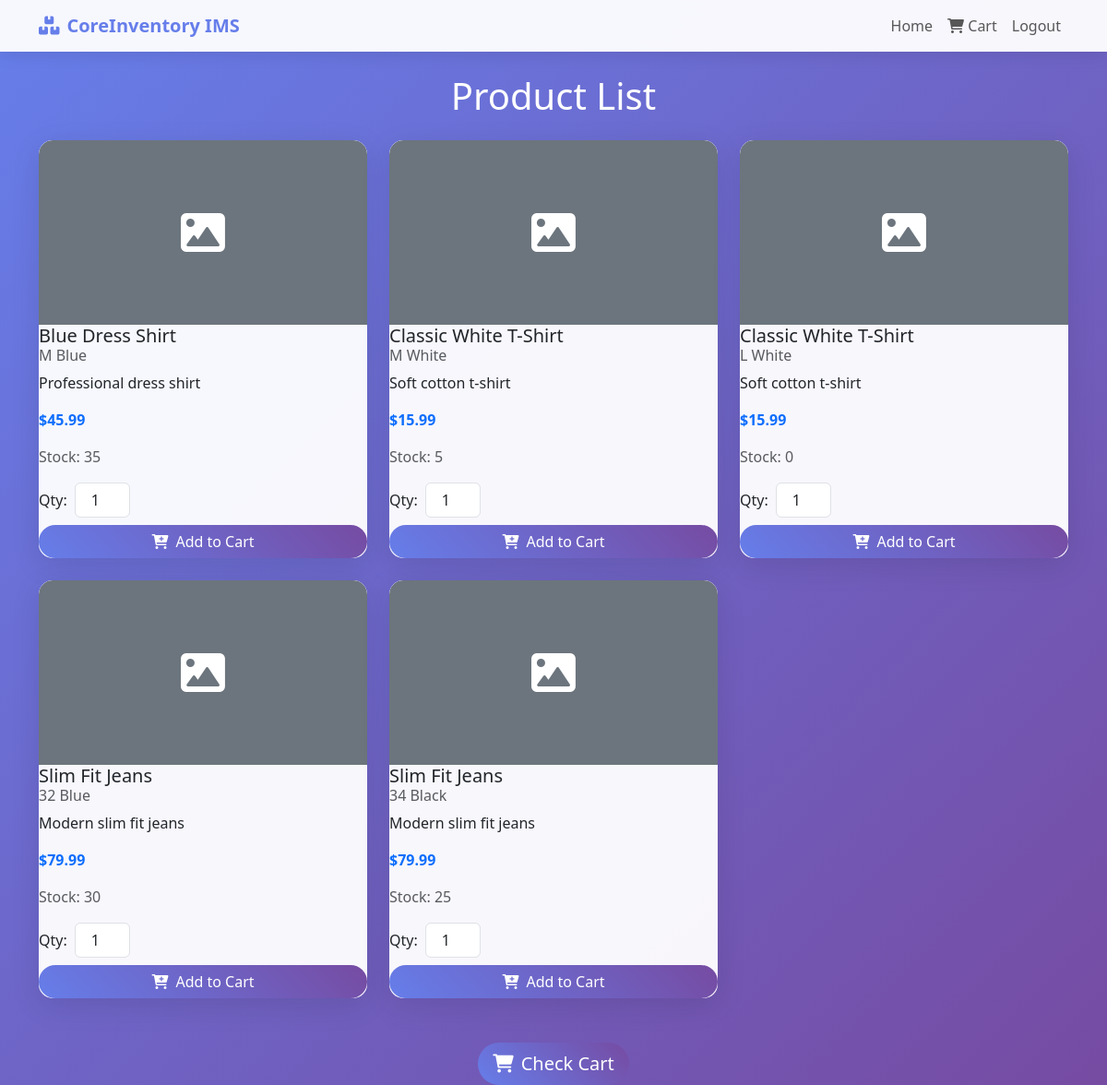
The app's page /online_orders/product-list/ (signed in) with its own data.
### products/models.py (models this page shows, shortened)
class ProductVariant(models.Model):
    product = models.ForeignKey(Product, on_delete=models.CASCADE, related_name='variants')
    size = models.CharField(max_length=20, blank=True)
    color = models.CharField(max_length=50, blank=True)
    stock_quantity = models.PositiveIntegerField(default=0)  # Keep for backward compatibility, but use warehouse stocks
    @property
    def total_stock(self):
        from warehouses.models import WarehouseStock
        return sum(stock.quantity for stock in self.warehouse_stocks.all())

class Product(models.Model):
    name = models.CharField(max_length=200)
    description = models.TextField(blank=True)
    category = models.ForeignKey(Category, on_delete=models.SET_NULL, null=True, blank=True, related_name='products')
    sku = models.CharField(max_length=100, unique=True)
    barcode = models.CharField(max_length=100, blank=True)
    unit_price = models.DecimalField(max_digits=10, decimal_places=2)
    cost_price = models.DecimalField(max_digits=10, decimal_places=2)
    reorder_level = models.PositiveIntegerField(default=0)
    image = models.URLField(max_length=500, blank=True, null=True)
    is_active = models.BooleanField(default=True)
    created_at = models.DateTimeField(auto_now_add=True)
    updated_at = models.DateTimeField(auto_now=True)
    class Meta:
        ordering = ['name']

### warehouses/models.py (models this page shows, shortened)
class WarehouseStock(models.Model):
    warehouse = models.ForeignKey(Warehouse, on_delete=models.CASCADE, related_name='stocks')
    product_variant = models.ForeignKey('products.ProductVariant', on_delete=models.CASCADE, related_name='warehouse_stocks')
    quantity = models.PositiveIntegerField(default=0)
    class Meta:
        unique_together = ('warehouse', 'product_variant')

### online_orders/views.py (the view)
# urls.py: path('product-list/', views.product_list, name='product_list'),
@login_required
def product_list(request):
    category_names = ['T-Shirts', 'Shirts', 'Jeans']
    categories = Category.objects.filter(name__in=category_names, is_active=True)
    products = Product.objects.filter(category__in=categories, is_active=True).prefetch_related('variants')
    cart, created = Cart.objects.get_or_create(user=request.user)
    cart_items = cart.items.all()
    cart_item_dict = {item.product_variant.id: item.quantity for item in cart_items}
    context = {
        'products': products,
        'cart_item_dict': cart_item_dict,
    }
    return render(request, 'online_orders/product_list.html', context)

### templates/online_orders/product_list.html (shortened to what this page needs)
<!DOCTYPE html>
<html lang="en">
<head>
    <link href="https://cdn.jsdelivr.net/npm/bootstrap@5.3.0/dist/css/bootstrap.min.css" rel="stylesheet">
    <link href="https://cdnjs.cloudflare.com/ajax/libs/font-awesome/6.0.0/css/all.min.css" rel="stylesheet">
</head>
<body>
    <nav class="navbar navbar-expand-lg navbar-light">
        <div class="container">
            <a class="navbar-brand" href="{% url 'home' %}">
                <i class="fas fa-boxes me-2"></i>CoreInventory IMS
            </a>
            <div class="navbar-nav ms-auto">
                <a class="nav-link" href="{% url 'home' %}">Home</a>
                <a class="nav-link" href="{% url 'online_orders:cart' %}">
                    <i class="fas fa-shopping-cart position-relative">
                    </i> Cart
                </a>
                <a class="nav-link" href="{% url 'logout' %}">Logout</a>
            </div>
        </div>
    </nav>
    <div class="container mt-4">
        <div class="row">
            <div class="col-12">
                <h1 class="text-white text-center mb-4">Product List</h1>
            </div>
        </div>
        <div class="row">
            {% for product in products %}
                {% for variant in product.variants.all %}
                <div class="col-lg-4 col-md-6 mb-4">
                    <div class="product-card">
                        {% if product.image %}
                        <img src="{{ product.image }}" alt="{{ product.name }}" class="product-image w-100">
                        {% else %}
                        <div class="product-image bg-secondary d-flex align-items-center justify-content-center">
                            <i class="fas fa-image fa-3x text-white"></i>
                        </div>
                        {% endif %}
                        <div class="card-body">
                            <h5 class="card-title">{{ product.name }}</h5>
                            {% if variant.size or variant.color %}
                            <h6 class="card-subtitle mb-2 text-muted">{{ variant.size }} {{ variant.color }}</h6>
                            {% endif %}
                            <p class="card-text">{{ product.description|truncatechars:100 }}</p>
                            <p class="text-primary fw-bold">${{ product.unit_price }}</p>
                            <p class="text-muted">Stock: {{ variant.total_stock }}</p>
                            <form method="post" action="{% url 'online_orders:add_to_cart' variant.id %}">
                                <div class="d-flex align-items-center mb-2">
                                    <label class="me-2">Qty:</label>
                                    <input type="number" name="quantity" value="1" min="1" max="{{ variant.total_stock }}" class="form-control quantity-input">
                                </div>
                                <button type="submit" class="btn btn-custom w-100">
                                    <i class="fas fa-cart-plus me-2"></i>Add to Cart
                                </button>
                            </form>
                        </div>
                    </div>
                </div>
                {% endfor %}
            {% empty %}
            <div class="col-12">
                <div class="text-center text-white">
                    <h3>No products available</h3>
                </div>
            </div>
            {% endfor %}
        </div>
        <div class="row mt-4">
            <div class="col-12 text-center">
                <a href="{% url 'online_orders:cart' %}" class="btn btn-custom btn-lg">
                    <i class="fas fa-shopping-cart me-2"></i>Check Cart
                </a>
            </div>
        </div>
    </div>
</body>
</html>

### templates/online_orders/product_list.html (style rules this page uses)
body { background: linear-gradient(135deg, #667eea 0%, #764ba2 100%); min-height: 100vh; font-family: 'Segoe UI', Tahoma, Geneva, Verdana, sans-serif; }
.navbar { background: rgba(255, 255, 255, 0.95); backdrop-filter: blur(10px); box-shadow: 0 2px 20px rgba(0,0,0,0.1); }
.navbar-brand { font-weight: bold; color: #667eea !important; }
.product-card { background: rgba(255, 255, 255, 0.95); border: none; border-radius: 15px; box-shadow: 0 8px 32px rgba(0,0,0,0.1); transition: transform 0.3s ease, box-shadow 0.3s ease; height: 100%; overflow: hidden; }
.product-image { height: 200px; object-fit: cover; border-radius: 15px 15px 0 0; }
.btn-custom { background: linear-gradient(45deg, #667eea, #764ba2); border: none; border-radius: 25px; color: white; transition: all 0.3s ease; }
.quantity-input { width: 60px; text-align: center; }

### records on screen
Product: name "Blue Dress Shirt", description "Professional dress shirt", unit_price "45.99"
ProductVariant: size "M", color "Blue", total_stock "35"
Product: name "Classic White T-Shirt", description "Soft cotton t-shirt", unit_price "15.99"
ProductVariant: size "M", color "White", total_stock "5"
ProductVariant: size "L", color "White", total_stock "0"
Product: name "Slim Fit Jeans", description "Modern slim fit jeans", unit_price "79.99"
ProductVariant: size "32", color "Blue", total_stock "30"
ProductVariant: size "34", color "Black", total_stock "25"
